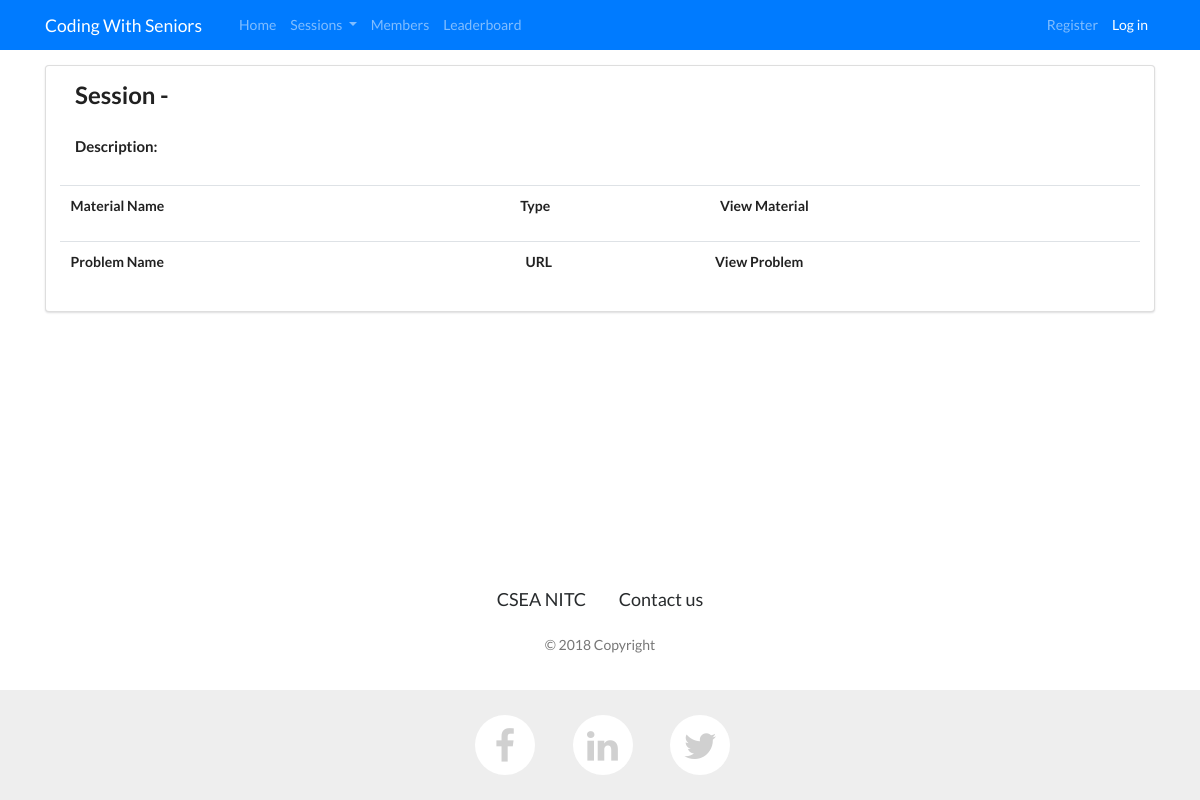
The page /events/sessions/Arrays on the database as committed earlier.
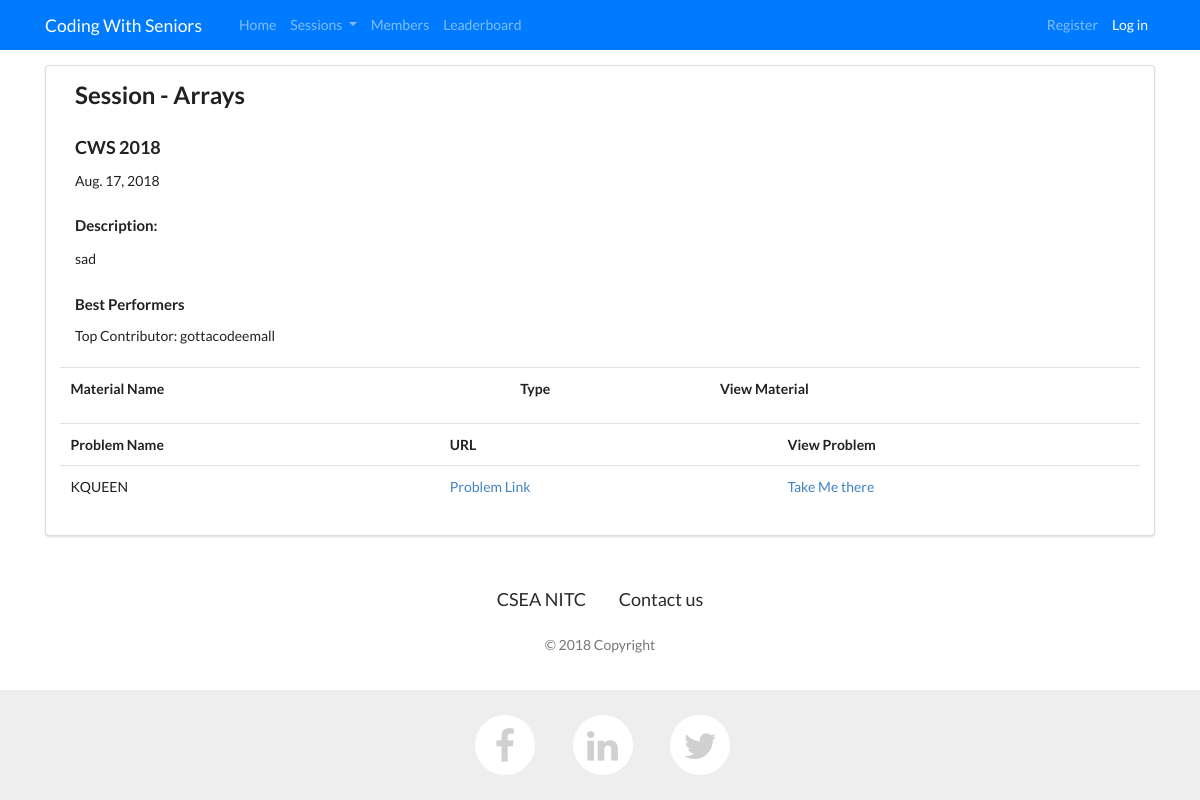
The same page on the database as committed later.
### events/models.py (models this page shows, shortened)
class Session(models.Model):
    event=models.ForeignKey(Event,on_delete=models.CASCADE)
    name=models.CharField(max_length=255, blank=False, null=True,unique=True)
    date=date=models.DateField(blank=False, null=True)
    description = models.TextField(blank=False, null=True)
    test_name=models.CharField(max_length=255,blank=True, null=True)
    test_url=models.URLField(blank=True, null=True)
    top_coder=models.CharField(max_length=255, blank=True, null=True)
    top_contributor=models.CharField(max_length=255, blank=True, null=True)
    top_improver=models.CharField(max_length=255, blank=True, null=True)
    rating_updated=models.BooleanField(default=False)

class Event(models.Model):
    name= models.CharField(max_length=255, blank=False, null=True,unique=True)
    date=models.DateField(blank=False, null=True)
    description=models.TextField( blank=False, null=True)

class Problem(models.Model):
    name=models.CharField(max_length=255, blank=False, null=True,unique=True)
    url_problem=models.URLField(blank=False, null=True)
    solution=models.CharField(max_length=255, blank=True, null=True)
    url_solution=models.URLField(blank=True, null=True)
    session=models.ForeignKey(Session,on_delete=models.CASCADE)
    tags=models.ManyToManyField(Tags,blank=True)

### events/views.py (the view)
# urls.py: path('sessions/<str:session_name>',views.view_session, name="view_session"),
def view_session(request: HttpRequest,session_name:str) -> HttpResponse:
    try:
        session = Session.objects.get(name=session_name)
        problem_set=Problem.objects.filter(session=session)
        material_set=ReadingMaterial.objects.filter(session=session)
    except:
        messages.add_message(request, messages.ERROR, 'Error Contact Admin')
    return render(request,'events/session.html',locals())

### events/templates/events/session.html (shortened to what this page needs)
{% extends "layout.html" %}
{% load staticfiles %}
{% block css %}
    <link href="//cdnjs.cloudflare.com/ajax/libs/semantic-ui/2.2.10/semantic.min.css" rel="stylesheet" id="bootstrap-css">
{% endblock %}
{% block body %}
    <div class="ui segment">
    <div class="ui container">
    <div class="row" style="margin-bottom: 15px">
        <div class="col">
            <h2>Session - {{ session.name }}</h2>
            <h3>{{ session.event.name }}</h3>
            <h6>{{ session.date }}</h6>
            <h4>Description: </h4>
            <p>{{ session.description }}</p>
            {% if session.top_coder or session.top_contributor or session.top_improver %}
            <h4>Best Performers</h4>
            {%  endif %}
            {% if session.top_contributor %}
                <h6>Top Contributor: {{ session.top_contributor }}</h6>
            {% endif %}
        </div>
    </div>
    <div class="row">
         <table class="table table-hover test">
        <tr>
            <th>Material Name</th>
            <th>Type</th>
            <th>View Material</th>
        </tr>
    </table>
    </div>
    <div class="row">
         <table class="table table-hover test">
        <tr>
            <th>Problem Name</th>
            <th>URL</th>
            <th>View Problem</th>
        </tr>
        {% for item in problem_set  %}
        <tr>
            <td>{{ item.name }}</td>
            <td><a href="{{item.url_problem }}">Problem Link</a></td>
            <td><a href="/events/problems/{{item.name }}">Take Me there</a></td>
        </tr>
        {% endfor %}
    </table>
    </div>
    </div>
    </div>
{% endblock %}

Rows that differ between the two databases and show on the page:
added Session: name "Arrays", event.name "CWS 2018", date "Aug. 17, 2018", description "sad", top_contributor "gottacodeemall"
added Problem: name "KQUEEN"
Other text that changed with them:
text now shown: "Best Performers Top Contributor:"
